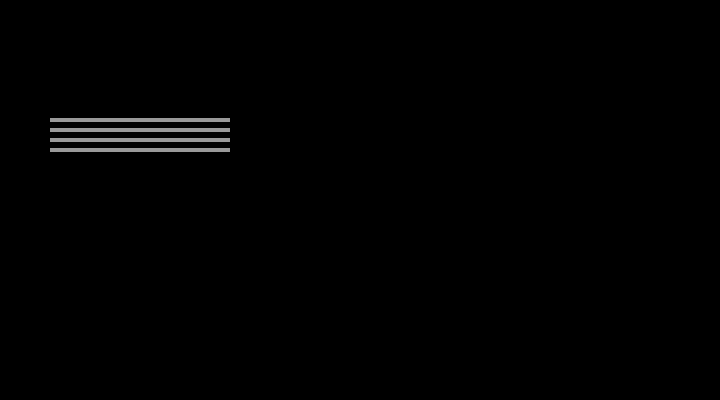
Frame 1 (no input)
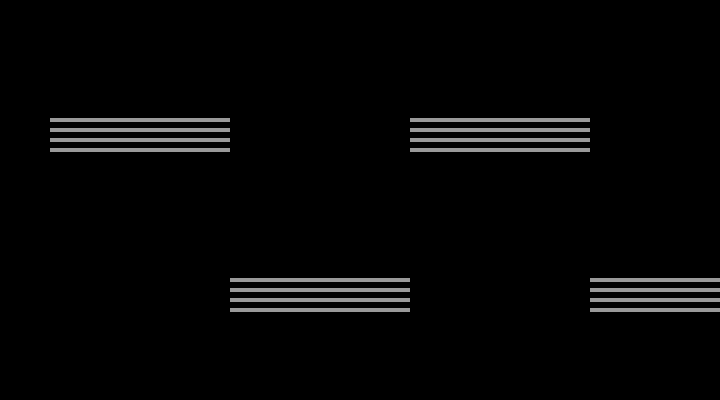
Frame 60 (no input)
Frame 120 (the mouse pressed at the canvas centre since frame 60): identical to frame 60, image omitted

The p5.js sketch that drew these frames (run headless with seeded random() and noise() and a simulated clock; from frame 60 on, the mouse is pressed at the canvas centre):

// p5.js sketch
// ── sketch.js
/** EXPLORING VARIABLES
*
* 	Sketch from p5-Examples-Variables
* 	https://p5js.org/examples/data-variables.html
*
* 	TODO: Change the values in lines 13, 14, & 15
*/

// variables defining lines
// change these values
// (keep them as Numbers)
// notice the changes
var a = 50;
var b = 120;
var c = 180;

function setup() {
  createCanvas(720, 400);
  background(0);
  stroke(153);
  strokeWeight(4);
  strokeCap(SQUARE);
}

function draw() {
  line(a, b, a+c, b);
  line(a, b+10, a+c, b+10);
  line(a, b+20, a+c, b+20);
  line(a, b+30, a+c, b+30);

  a = a + c;
  b = height-b;
}
